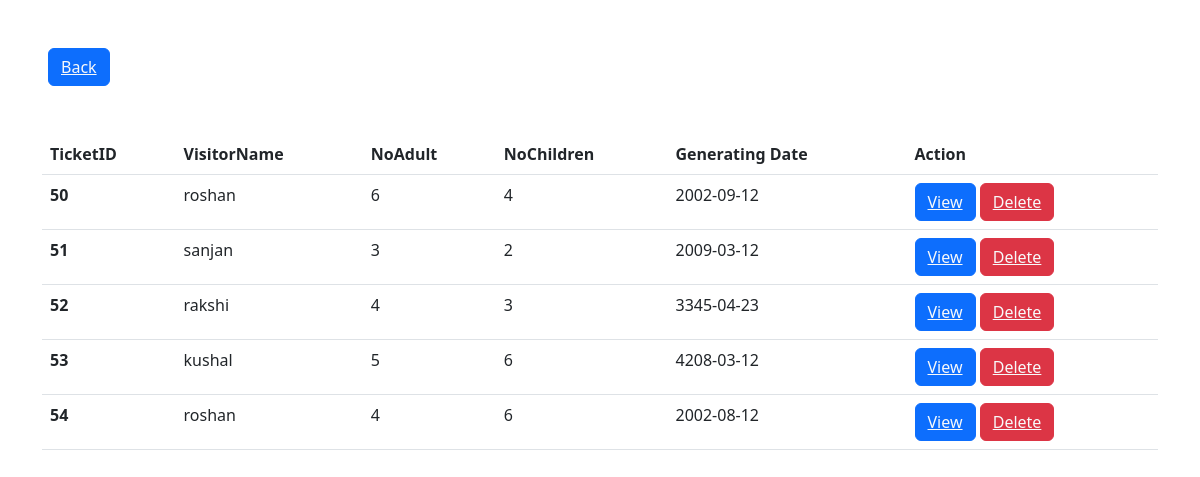
Page /Display2.php on the committed database.
### tables this page shows
CREATE TABLE `tcktnormal` (
  `id` int(10) NOT NULL,
  `TicketID` int(10) NOT NULL,
  `VisitorName` varchar(20) DEFAULT NULL,
  `NoAdult` int(10) DEFAULT NULL,
  `NoChildren` int(10) DEFAULT NULL,
  `Adultprice` int(20) DEFAULT NULL,
  `Childrenprice` int(20) DEFAULT NULL,
  `PostingDate` date DEFAULT NULL
);

### Display2.php (the view, shortened to what this page needs)
<?php
include 'connect.php';
?>
<!DOCTYPE html>
<html>
<head>
    <link rel="stylesheet" href="https://cdn.jsdelivr.net/npm/bootstrap@5.2.3/dist/css/bootstrap.rtl.min.css">
</head>
<body>
<button class="btn btn-primary m-lg-5"><a href="logout1.php"class="text-light">Back</a></button>
    <div  class="container">
    <table class="table">
  <thead>
    <tr>
      <th scope="col">TicketID</th>
      <th scope="col">VisitorName</th>
      <th scope="col">NoAdult </th>
      <th scope="col">NoChildren</th>
      <th scope="col">Generating Date</th>
      <th scope="col">Action</th>
    </tr>
  </thead>
  <tbody>
  <?php
$sql = "SELECT * FROM tcktnormal";
$result = mysqli_query($con, $sql);
if($result)
{
    while ($row = mysqli_fetch_assoc($result))
    {
      $TicketID = $row['TicketID'];
      $VisitorName = $row['VisitorName'];
      $NoAdult = $row['NoAdult'];
      $NoChildren = $row['NoChildren'];
      $PostingDate = $row['PostingDate'];
      echo ' <tr>
      <th scope="row">' .$TicketID. '</th>
      <td>' . $VisitorName. '</td>
      <td>' . $NoAdult . '</td>
      <td>' . $NoChildren . '</td>
      <td>' . $PostingDate . '</td>
      <td>
      <button class="btn btn-primary"><a href="View.php? viewid='.$TicketID.'" class="text-light">View</a></button>
      <button class="btn btn-danger"><a href="delete1.php? deleteid='.$TicketID.'" class="text-light">Delete</a></button>
      </td>
      </tr>';
    }
}
?>
  </tbody>
</table>
</div>
</body>
</html>

### rows in the picture
tcktnormal: TicketID "50", VisitorName "roshan", NoAdult "6", NoChildren "4", PostingDate "2002-09-12"
tcktnormal: TicketID "51", VisitorName "sanjan", NoAdult "3", NoChildren "2", PostingDate "2009-03-12"
tcktnormal: TicketID "52", VisitorName "rakshi", NoAdult "4", NoChildren "3", PostingDate "3345-04-23"
tcktnormal: TicketID "53", VisitorName "kushal", NoAdult "5", NoChildren "6", PostingDate "4208-03-12"
tcktnormal: TicketID "54", VisitorName "roshan", NoAdult "4", NoChildren "6", PostingDate "2002-08-12"
